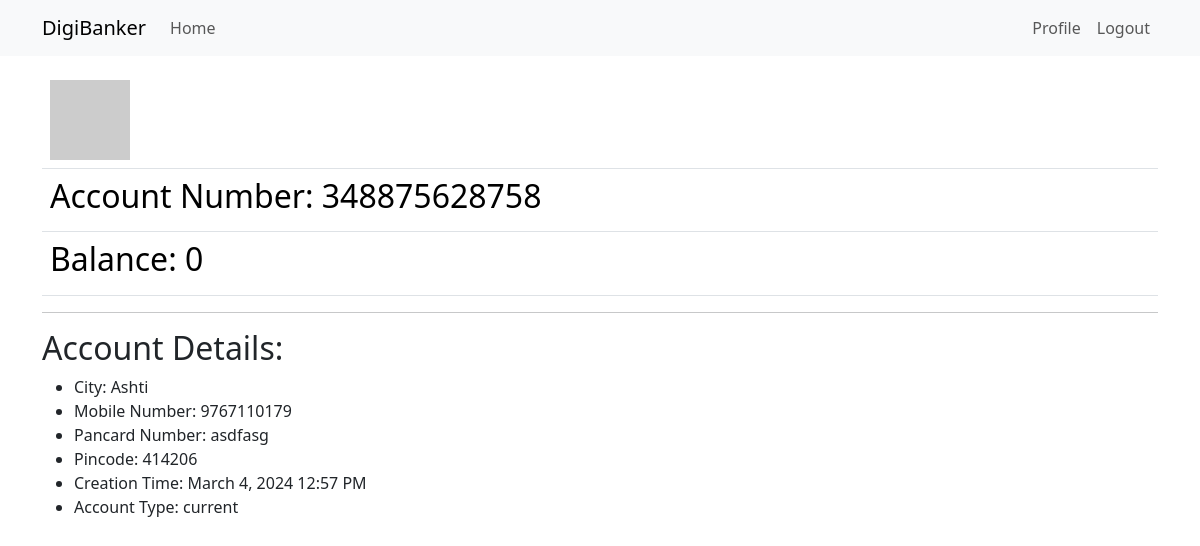
The app's page /user/varun26 (signed in), older data.
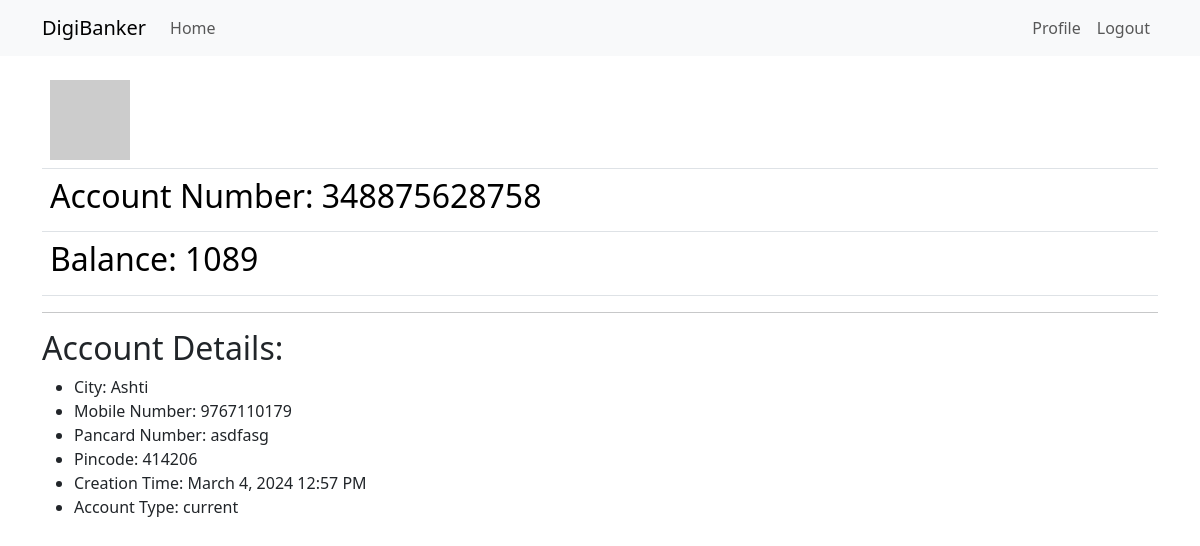
The same page, newer data.
### app/models.py (models this page shows, shortened)
class Account(db.Model):
    account_no: so.Mapped[str] = so.mapped_column(sa.String(12),primary_key=True)
    balance: so.Mapped[str] = so.mapped_column()
    city: so.Mapped[str] = so.mapped_column(sa.String(40))
    mob_no: so.Mapped[str] = so.mapped_column(sa.String(10))
    pancard_no: so.Mapped[str] = so.mapped_column(sa.String(11))
    pincode: so.Mapped[str] = so.mapped_column(sa.String(6))
    creation_time: so.Mapped[Optional[datetime]] = so.mapped_column(default=lambda: datetime.now(timezone.utc))
    account_type : so.Mapped[str] = so.mapped_column(sa.String(40))
    username: so.Mapped[int] = so.mapped_column(sa.ForeignKey(User.username), index=True)
    user: so.Mapped[User] = so.relationship(back_populates='accounts')

### app/routes.py (the view)
@app.route('/user/<username>')
@login_required
def user(username):
    user = db.first_or_404(sa.select(User).where(User.username==username))
    account = db.first_or_404(sa.select(Account).where(Account.username==username))
    return render_template('user.html', user=user,account=account)

### app/models.py (called while the page is built)
@login.user_loader
def load_user(id):
    return db.session.get(User,int(id))

    def avatar(self, size):
        digest = md5(self.email.lower().encode('utf-8')).hexdigest()
        return f'https://www.gravatar.com/avatar/{digest}?d=identicon&s={size}'

### app/templates/user.html (shortened to what this page needs)
{% extends "base.html" %}
{% block content %}
    <table class="table table-hover">
        <tr>
            <td width="256px"><img src="{{ user.avatar(256) }}"></td>
        </tr>
        <tr>
            <td><h2>Account Number: {{ account.account_no }}</h2></td>
        </tr>
        <tr>
            <td><h2>Balance: {{account.balance}} </h2></td>
        </tr>
    </table>
    <hr>
    <h2>Account Details:</h2>
    <ul>
        <li>City: {{ account.city }}</li>
        <li>Mobile Number: {{ account.mob_no }}</li>
        <li>Pancard Number: {{ account.pancard_no }}</li>
        <li>Pincode: {{ account.pincode }}</li>
        <li>Creation Time: {{ moment(account.creation_time).format('LLL') }}</li>
        <li>Account Type: {{ account.account_type }}</li>
    </ul>
{% endblock %}

### app/templates/base.html (shortened to what this page needs)
<!DOCTYPE html>
<html lang="en">
<head>
    <link
        href="https://cdn.jsdelivr.net/npm/bootstrap@5.3.2/dist/css/bootstrap.min.css"
        rel="stylesheet"
>
</head>
<body>
    <nav class="navbar navbar-expand-lg bg-body-tertiary">
        <div class="container">
          <a class="navbar-brand" href="{{ url_for('index') }}">DigiBanker</a>
          <div class="collapse navbar-collapse" id="navbarSupportedContent">
            <ul class="navbar-nav me-auto mb-2 mb-lg-0">
              <li class="nav-item">
                <a class="nav-link" aria-current="page" href="{{ url_for('index') }}">Home</a>
              </li>
            </ul>
            <ul class="navbar-nav mb-2 mb-lg-0">
              {% if current_user.is_anonymous %}
              <li class="nav-item">
                <a class="nav-link" aria-current="page" href="{{ url_for('login') }}">Login</a>
              </li>
              {% else %}
              <li class="nav-item">
                <a class="nav-link" aria-current="page" href="{{ url_for('user', username=current_user.username) }}">Profile</a>
              </li>
              <li class="nav-item">
                <a class="nav-link" aria-current="page" href="{{ url_for('logout') }}">Logout</a>
              </li>
              {% endif %}
            </ul>
          </div>
        </div>
    </nav>
    <div class="container mt-3">
      {% block content %}{% endblock %}
    </div>
</body>
</html>

Row changes from the older to the newer data that the page shows:
changed Account "Ashti": balance "0" → "1089"
